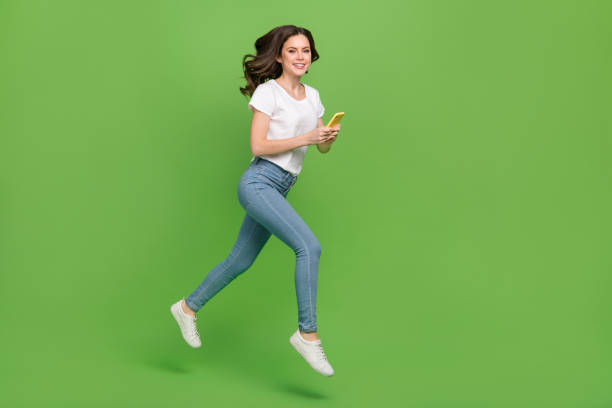
//> input picture tp02/tp02_src/input/fond_vert_01.jpeg, 612 x 408 px
$ ./tp2_exo1 ../input/fond_vert_01.jpeg   (built with g++ and OpenCV 4)
//> lines starting //> are read from the running program, lines starting //| are printed output that depends on the picture
#include <opencv2/core/core.hpp>
#include <opencv2/imgproc/imgproc.hpp>
#include <opencv2/highgui/highgui.hpp>

#include <iostream>
#include <cmath>

//////////////////////////////////////////////////////////////////////////////////////////////////
  void get_rotation(cv::Mat &R, const float angle_in_degree){
    float radian = (angle_in_degree/180) * M_PI;
    R.at<float>(0,0) = cos(radian);
    R.at<float>(0,1) = -sin(radian);
    R.at<float>(1,0) = sin(radian);
    R.at<float>(1,1) = cos(radian);
    R.at<float>(2,2) = 1;
    std::cout << R << std::endl;
  }

  void set_rotation(cv::Mat image,const float angle_in_degree){
    cv::Mat R = cv::Mat (3,3,CV_32FC1 , cv::Scalar(0.0f));
    get_rotation(R,angle_in_degree);
    cv::warpPerspective(image,image,R,image.size());
  }
//////////////////////////////////////////////////////////////////////////////////////////////////
  void get_translation(cv::Mat &T, const float t_x, const float t_y){
    T.at<float>(0,0) = 1;
    T.at<float>(1,1) = 1;
    T.at<float>(2,2) = 1;
    T.at<float>(0,2) = t_x;
    T.at<float>(1,2) = t_y;
    std::cout << T << std::endl;
  }

  void set_translation(cv::Mat image,const float t_x, const float t_y){
    cv::Mat R = cv::Mat (3,3,CV_32FC1 , cv::Scalar(0.0f));
    get_translation(R,t_x,t_y);
    cv::warpPerspective(image,image,R,image.size());
  }

//////////////////////////////////////////////////////////////////////////////////////////////////

  void rotate_image_around_point(cv::Mat &image,  const float angle_in_degree, const float center_x, const float center_y){
    cv::Mat R = cv::Mat (3,3,CV_32FC1 , cv::Scalar(0.0f));
    get_rotation(R,angle_in_degree);
    cv::Mat T = cv::Mat (3,3,CV_32FC1 , cv::Scalar(0.0f));
    get_translation(T,center_x,center_y);
    cv::Mat Ti = cv::Mat (3,3,CV_32FC1 , cv::Scalar(0.0f));
    get_translation(Ti,-center_x,-center_y);

    cv::Mat rotated = T * R * Ti;
    cv::warpPerspective(image,image,rotated,image.size());
  }

//////////////////////////////////////////////////////////////////////////////////////////////////

  void lot_of_rotation(cv::Mat image,const int values, const float angle_in_degree,const float center_x,const float center_y){
    for(int i =0;i < values;i++){
      rotate_image_around_point(image,angle_in_degree,center_x,center_y);
    }
    for(int i =0;i < values;i++){
     rotate_image_around_point(image,-angle_in_degree,center_x,center_y);
    }
  }


//////////////////////////////////////////////////////////////////////////////////////////////////
int main(int argc, char ** argv)
{
  // check arguments
  if(argc != 2){
    std::cout << "usage: " << argv[0] << " image" << std::endl;
    return -1;
  }

  // load the input image
  std::cout << "load image ..." << std::endl;
  cv::Mat image = cv::imread(argv[1]);
//> image is the input picture: 408 rows x 612 cols, CV_8UC3; mean B, G, R 81.8, 173, 117.6
  if(image.empty()){
    std::cout << "error loading " << argv[1] << std::endl;
    return -1;
  }
  std::cout << "image size : " << image.cols << " x " << image.rows << std::endl;
//| image size : 612 x 408

  // display the image
  cv::namedWindow("une image");
  // cv::moveWindow("une image", 2000,20);
  cv::imshow("une image", image);
  std::cout << "appuyer sur une touche ..." << std::endl;
  cv::waitKey();


  // do something here ...

  //set_rotation(image,45);
  //set_translation(image,image.cols/8.0,image.rows/8.0);
  //rotate_image_around_point(image,30,image.cols/4.0,image.rows/4.0);

  lot_of_rotation(image,20,10,image.cols/2.0,image.rows/2.0);
//> the loop in lot_of_rotation, `for(int i =0;i < values;i++)` made 20 passes
//> pass 1, in rotate_image_around_point, `cv::warpPerspective(image,image,rotated,image.size());`:
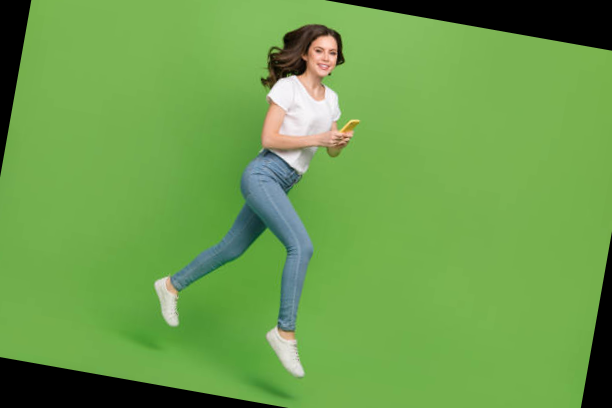
//> image: 408 rows x 612 cols, CV_8UC3; mean B, G, R 75.4, 158.7, 108.1
//> pass 3, in rotate_image_around_point (call 3), `cv::warpPerspective(image,image,rotated,image.size());`:
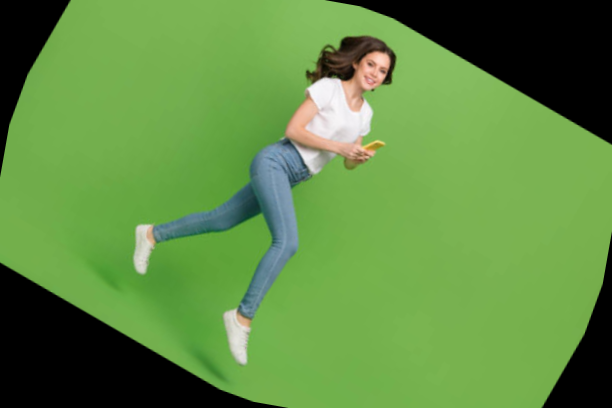
//> image: 408 rows x 612 cols, CV_8UC3; mean B, G, R 67.1, 139.9, 95.5
//> after the loop in lot_of_rotation, `for(int i =0;i < values;i++)`:
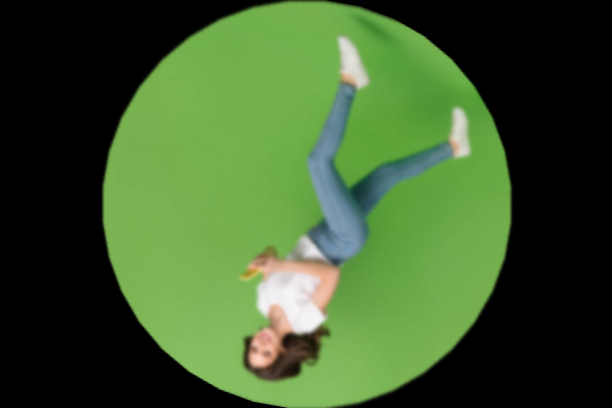
//> image: 408 rows x 612 cols, CV_8UC3; mean B, G, R 44.6, 88.9, 61.5
//> the loop in lot_of_rotation, `for(int i =0;i < values;i++)` made 20 passes
//| [0.98480773, 0.17364818, 0;
//|  -0.17364818, 0.98480773, 0;
//|  0, 0, 1]
//| [0.98480773, 0.17364818, 0;
//> (the first 4 of 24 printed lines)
//> (output is shown up to pass 8 of 20)
//> pass 1, in rotate_image_around_point (call 21), `cv::warpPerspective(image,image,rotated,image.size());`:
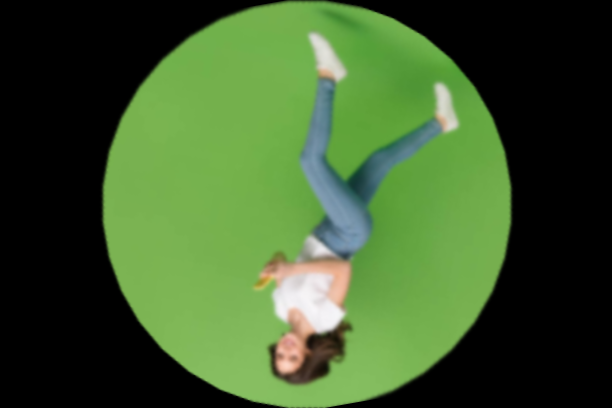
//> image: 408 rows x 612 cols, CV_8UC3; mean B, G, R 44.6, 88.9, 61.5
//> pass 2, in rotate_image_around_point (call 22), `cv::warpPerspective(image,image,rotated,image.size());`:
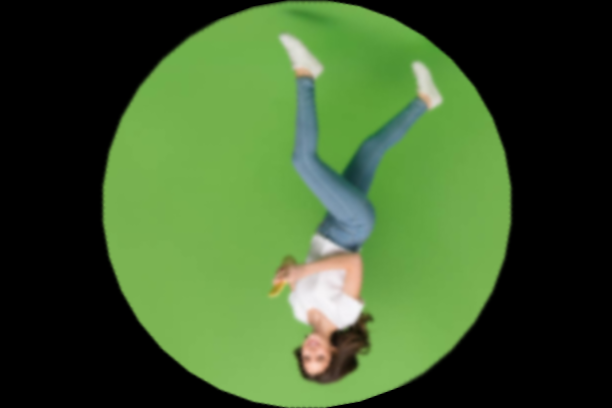
//> image: 408 rows x 612 cols, CV_8UC3; mean B, G, R 44.6, 88.9, 61.5
//> pass 3, in rotate_image_around_point (call 23), `cv::warpPerspective(image,image,rotated,image.size());`:
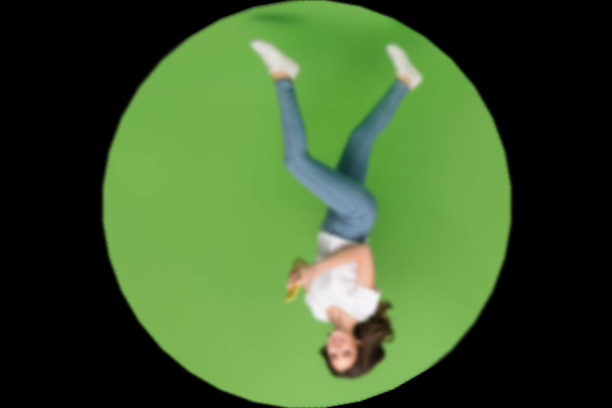
//> image: 408 rows x 612 cols, CV_8UC3; mean B, G, R 44.6, 88.9, 61.5
//> after the loop in lot_of_rotation, `for(int i =0;i < values;i++)`:
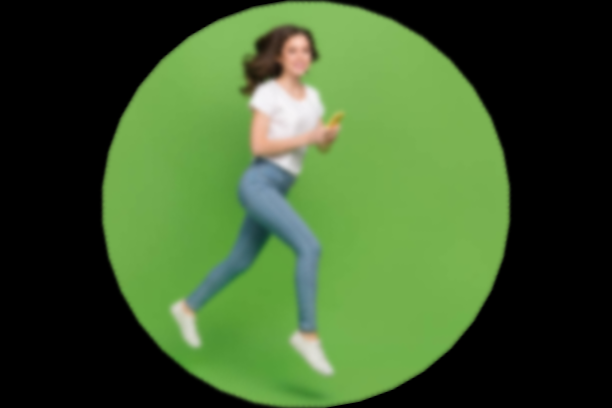
//> image: 408 rows x 612 cols, CV_8UC3; mean B, G, R 44.4, 88.4, 61.1

  // display the image
  cv::imshow("une image", image);
  std::cout << "appuyer sur une touche ..." << std::endl;
  cv::waitKey();

  // save the image
  cv::imwrite("output/tp2ex1.jpg",image);

  return 1;
}
